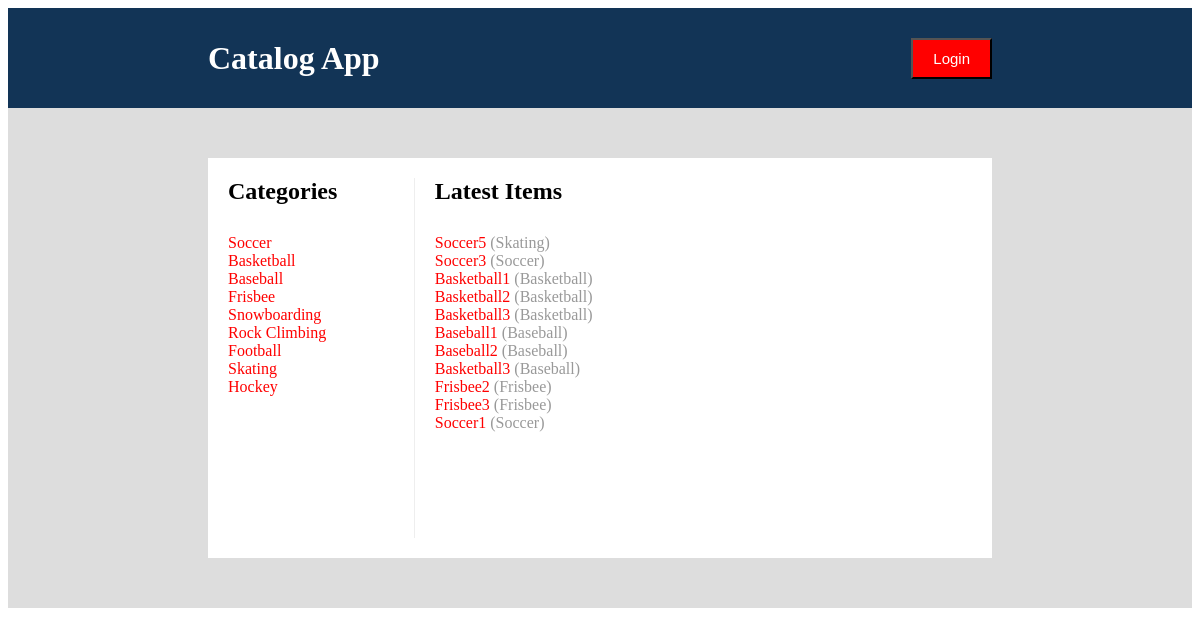
/catalog, run on the app's committed database.
### database_setup.py (models this page shows, shortened)
class Category(Base) :
    __tablename__ = 'category'
    id = Column(Integer, primary_key=True)
    name = Column(String(100), nullable=False, unique=True)

class Item(Base) :
    __tablename__ = 'item'
    id = Column(Integer, primary_key=True)
    title = Column(String(100), nullable=False)
    description = Column(String(200))
    category_id = Column(Integer, ForeignKey('category.id'))
    category = relationship(Category)

### application.py (the view)
@app.route('/')
@app.route('/catalog')
def default():
    categories = session.query(Category).all()
    rows = []
    for item, category in session. \
            query(Item, Category). \
            filter(Item.category_id == Category.id). \
            all():
        rows.append((item, category))
    return render_template('main.html', categories=categories, rows=rows)

### templates/main.html (shortened to what this page needs)
{% extends "layout.html" %}
{% block content %}
<div class="subcontent">
    <div class="category">
        <div class="head">
            <h2>Categories</h2>
        </div>
        <div class="list">
            <ul>
                {% for category in categories %}
                <li>
                    <a href="{{ url_for('showCategory', categoryName=category.name) }}">
                        <span class="mainlink">{{ category.name }}</span>
                    </a>
                </li>
                {% endfor %}
            </ul>
        </div>
    </div>
    <div class="item">
        <div class="head">
            <h2>Latest Items</h2>
        </div>
        <div class="list">
            <ul>
                {% for row in rows %}
                <li>
                    <a href="{{ url_for('showItem', categoryName=row[1].name, itemTitle=row[0].title) }}">
                        <span class="mainlink">{{ row[0].title }}</span>
                    </a>
                    <span class="sublink">({{ row[1].name }})</span>
                </li>
              {% endfor %}
            </ul>
        </div>
    </div>
</div>
{% endblock %}

### templates/layout.html (shortened to what this page needs)
<!DOCTYPE html>
<html>
<head>
    <link rel="stylesheet" href="{{ url_for('static',filename='css/main.css') }}" />
</head>
<body>
    <div class="container">
        <div class="header">
            <div class="title">
                <h1>Catalog App</h1>
            </div>
            {% if session.username %}
            <div class="logout">
                <button class="button">
                    <a href="{{ url_for('logout') }}" style="color:white">Logout</a>
                </button> </div>
            {% else %}
            <div class="login">
                <button class="button">
                    <a href="{{ url_for('login') }}" style="color:white">Login</a>
                </button>
            </div>
            {% endif %}
        </div>
        <div class="content">
            {% block content %}
            {% endblock %}
        </div>
    </div>
</body>
</html>

### static/css/main.css (style rules this page uses)
a { text-decoration: none; }
ul { list-style: none; padding: 10px; margin: 0px; }
.container { display:flex; flex-direction: column; height: 600px; }
.header { display: flex; flex-direction: row; justify-content: space-between; flex:1; background-color: #123456; }
.header .title { margin: auto 0 auto 200px; color: #ffffff; }
.header .button { padding: 10px 20px 10px 20px; font-size: 15px; background-color: red; }
.header .login { margin: auto 200px auto 0; }
.content { flex:5; align-items: row; background-color: #dddddd; }
.content .subcontent { display: flex; flex-direction: row; height: 400px; margin: 50px 200px 0 200px; background-color: #ffffff; }
.content .subcontent .head { flex: 1; padding: 10px; }
.content .subcontent h2 { margin: 0px; }
.content .subcontent .list { flex: 9; }
.content .subcontent .category { display: flex; flex-direction: column; flex: 1; padding: 10px; }
.content .subcontent .item { display: flex; flex-direction: column; flex: 3; padding: 10px; }
.content .subcontent .mainlink { color: #ff0000; }
.content .subcontent .sublink { color: #999999; }

### data on the page
Category: name "Soccer"
Category: name "Basketball"
Category: name "Baseball"
Category: name "Frisbee"
Category: name "Snowboarding"
Category: name "Rock Climbing"
Category: name "Football"
Category: name "Skating"
Category: name "Hockey"
Item: title "Soccer5", name "Skating"
Item: title "Soccer3", name "Soccer"
Item: title "Basketball1", name "Basketball"
Item: title "Basketball2", name "Basketball"
Item: title "Basketball3", name "Basketball"
Item: title "Baseball1", name "Baseball"
Item: title "Baseball2", name "Baseball"
Item: title "Basketball3", name "Baseball"
Item: title "Frisbee2", name "Frisbee"
Item: title "Frisbee3", name "Frisbee"
Item: title "Soccer1", name "Soccer"
